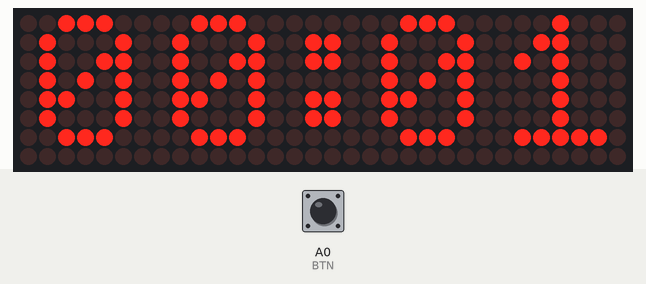
Simulated run of this sketch. Board: Arduino Uno, built with avr-gcc and run on an emulated ATmega328P. Shown: 32×8 LED matrix. The test bench sets the inputs (shaded band); at power-on: A0 (BTN) HIGH. What the sketch prints to the serial monitor is not drawn.

Above: at 2.0 s.
2.1 s: A0 (BTN) pulled LOW for 0.15 s
At 2.6 s:
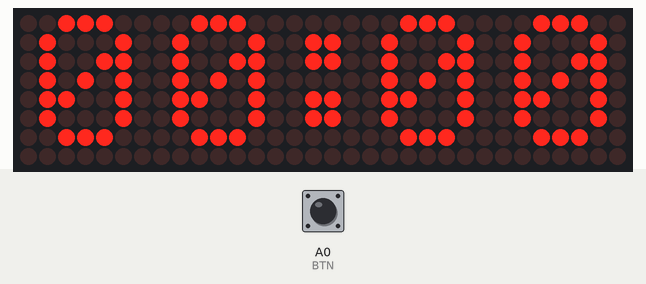
5.2 s: A0 (BTN) pulled LOW for 1 s
Timing chart, 0 to 8.2 s (numbered marks = the images above; inputs shaded):
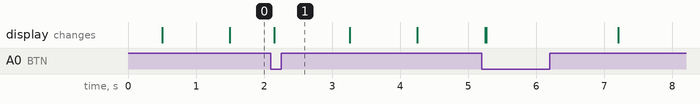

The sketch:

main.ino
```cpp
// Use the MD_MAX72XX library to Print some text on the display
//
// Demonstrates the use of the library to print text.
//
// User can enter text on the serial monitor and this will display as a
// message on the display.

#include <MD_MAX72xx.h>

// Define the number of devices we have in the chain and the hardware interface
#define HARDWARE_TYPE MD_MAX72XX::FC16_HW
#define MAX_DEVICES 4

#define CLK_PIN   13  // or SCK
#define DATA_PIN  11  // or MOSI
#define CS_PIN    10  // or SS

#define BTN               A0

// Text parameters
#define CHAR_SPACING  2 // pixels between characters

// Global message buffers shared by Serial and Scrolling functions
#define BUF_SIZE  75


// SPI hardware interface
MD_MAX72XX mx = MD_MAX72XX(HARDWARE_TYPE, CS_PIN, MAX_DEVICES);

char message[BUF_SIZE] = "00:00";

uint8_t minutes = 0;
uint8_t seconds = 0;


void printText(uint8_t modStart, uint8_t modEnd, char *pMsg)
// Print the text string to the LED matrix modules specified.
// Message area is padded with blank columns after printing.
{
  uint8_t   state = 0;
  uint8_t   curLen = 0;
  uint16_t  showLen = 0;
  uint8_t   cBuf[8];
  int16_t   col = ((modEnd + 1) * COL_SIZE) - 2;

  mx.control(modStart, modEnd, MD_MAX72XX::UPDATE, MD_MAX72XX::OFF);

  do     // finite state machine to print the characters in the space available
  {
    switch(state)
    {
      case 0: {// Load the next character from the font table
        // if we reached end of message, reset the message pointer
        if (*pMsg == '\0')
        {
          showLen = col - (modEnd * COL_SIZE);  // padding characters
          state = 2;
          break;
        }

        // retrieve the next character form the font file
        const char c = *pMsg++;
        if(c == '1') {
          cBuf[0] = B01000100;
          cBuf[1] = B01000010;
          cBuf[2] = B01111111;
          cBuf[3] = B01000000;
          cBuf[4] = B01000000;
          showLen = 5;
        } else if(c == ':') {
          cBuf[0] = B00110110;
          cBuf[1] = B00110110;
          showLen = 2;
        } else {
          showLen = mx.getChar(c, sizeof(cBuf)/sizeof(cBuf[0]), cBuf);
        }

        curLen = 0;
        state++;
        // !! deliberately fall through to next state to start displaying
      }

      case 1: // display the next part of the character
        mx.setColumn(col--, cBuf[curLen++]);

        // done with font character, now display the space between chars
        if (curLen == showLen)
        {
          showLen = CHAR_SPACING;
          state = 2;
        }
        break;

      case 2: // initialize state for displaying empty columns
        curLen = 0;
        state++;
        // fall through

      case 3:	// display inter-character spacing or end of message padding (blank columns)
        mx.setColumn(col--, 0);
        curLen++;
        if (curLen == showLen) {
          state = 0;
        }
        break;

      default:
        col = -1;   // this definitely ends the do loop
    }
  } while (col >= (modStart * COL_SIZE));

  mx.control(modStart, modEnd, MD_MAX72XX::UPDATE, MD_MAX72XX::ON);
}


void setup()
{
  Serial.begin(115200);
  Serial.println("\nMD_MAX72XX StopWatch");

  pinMode(BTN, INPUT);

  mx.begin();
  mx.control(0, MAX_DEVICES-1, MD_MAX72XX::INTENSITY, 0x0);
  printText(0, MAX_DEVICES-1, " ");
  delay(500);
}

void loop()
{
  sprintf(message, "%02d:%02d", minutes, seconds++);
  if(seconds >= 60) {
    seconds = 0;
    if(++minutes >= 60) {
      minutes = 0;
    }
  }
  printText(0, MAX_DEVICES-1, message);

  for(int i=0; i<20; i++) {
    if(!digitalRead(BTN)) {
      seconds = 0;
      minutes = 0;
      break;
    }
    delay(49);
  }

  delay(15);
}
```
